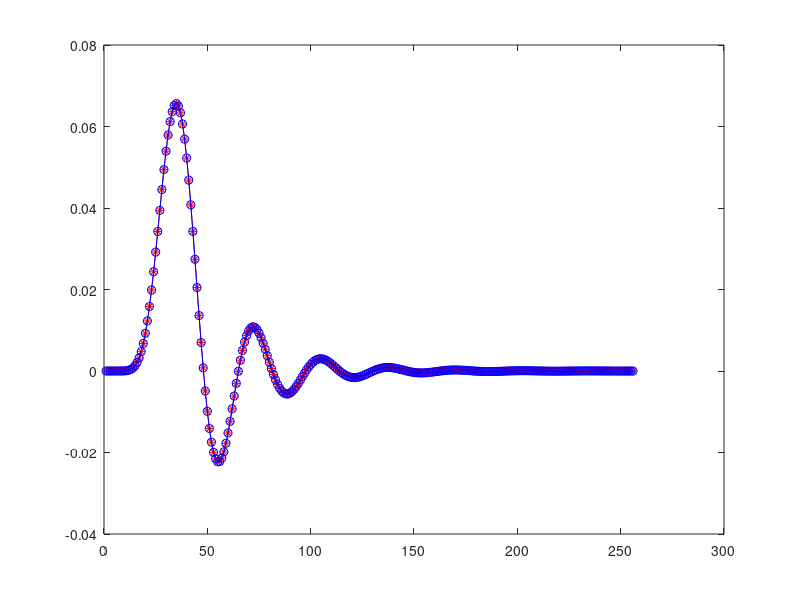

MATLAB code to generate this figure:
clear; 
Nsos = 4; % number of second order sections
Wc=1/16; 

coeff_int = 2;
coeff_frac = 12;
coeff_width = coeff_int + coeff_frac;

%  iir filter

[b, a] = butter(Nsos*2,Wc); 
%[b, a] = besself(Nsos*2,Wc); 
%Rp = 5; Rs = 20; [b, a] = ellip (Nsos*2, Rp, Rs, Wc);

%freqz(b,a,4096);

% convert filter to second order sections
[sos, g] = tf2sos(b,a);
sos(:,1:3) = sos(:,1:3) * (g^(1/Nsos)); % scale the b coefficients by g.

%sec = 4; zplane(sos(sec,1:3), sos(sec,4:6)); 


% quantize coefficients
sos_q = round(sos*(2^coeff_frac));
sos_q_scaled = sos_q/(2^coeff_frac);
max_q_coeff_int = floor(max(max(abs(sos_q_scaled))));
if (max_q_coeff_int > (2^(coeff_int-2))) printf("ERROR: not enough integer bits.\n"); endif;

% look at the quantized filter coefficients
[b_q, a_q] = sos2tf(sos_q_scaled);
%zplane(b_q, a_q);
%freqz(b_q, a_q, 4096);

% simulate the filter.
Nsim = 256;
s=zeros(1,Nsim); s(5) = 1; % impulse

% direct implementation
s_filt = filter(b_q,a_q,s);

% cascaded SOS
s_filt2 = s;
for i=1:Nsos
    b_sos = sos_q_scaled(i,1:3);
    a_sos = sos_q_scaled(i,4:6);
    s_filt2 = filter(b_sos, a_sos, s_filt2);
endfor

% low level second order sections
s_filt3 = s;
for i=1:Nsos
    Xk0=0; Xk1=0; Xk2=0; Yk0=0; Yk1=0; Yk2=0;
    b0 = sos_q_scaled(i,1);
    b1 = sos_q_scaled(i,2);
    b2 = sos_q_scaled(i,3);
    a1 = sos_q_scaled(i,5);
    a2 = sos_q_scaled(i,6);
    for k=1:Nsim
        Xk0 = s_filt3(k);    
        Yk0 = b0*Xk0 + b1*Xk1 + b2*Xk2 - a1*Yk1 - a2*Yk2; % note - sign on a1, a2.
        Xk2=Xk1; Xk1=Xk0; Yk2=Yk1; Yk1=Yk0; 
        s_filt3(k) = Yk0;
    endfor
endfor

plot(s_filt, '*r-'); hold on; plot(s_filt3, 'ob-'); hold off;

% print out the coefficients in C++ table. 
printf("    const int Nsos = %d; // number of second order sections.\n", Nsos);
printf("    const coeff_type coeff_array[Nsos][6] = {\n");
for i=1:Nsos
    printf("        { ");
    for j=1:6
        printf("%+3.10f", sos_q_scaled(i,j));
        if (j==6) printf(" "); else printf(", "); endif
    endfor
    if (i==Nsos) printf("}\n"); else printf("},\n"); endif
endfor
printf("    };\n");
